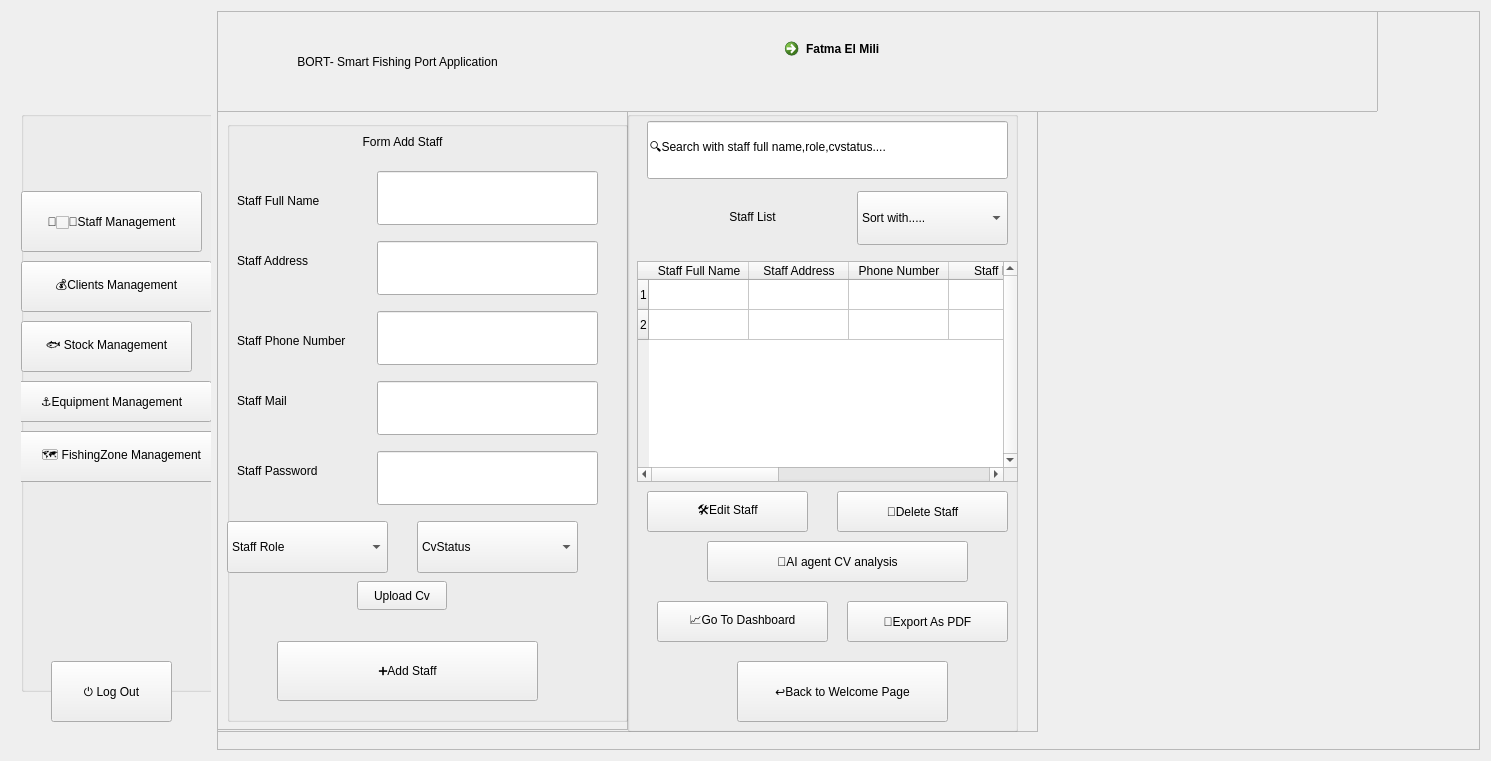
     <widget class="QWidget" name="layoutWidget">
      <property name="geometry">
       <rect>
        <x>0</x>
        <y>0</y>
        <width>1491</width>
        <height>761</height>
       </rect>
      </property>
      <layout class="QHBoxLayout" name="horizontalLayout_2">
       <item>
        <widget class="QFrame" name="sidebarMenu">
         <property name="minimumSize">
          <size>
           <width>200</width>
           <height>0</height>
          </size>
         </property>
         <property name="maximumSize">
          <size>
           <width>200</width>
           <height>16777215</height>
          </size>
         </property>
         <property name="frameShape">
          <enum>QFrame::Shape::NoFrame</enum>
         </property>
         <property name="frameShadow">
          <enum>QFrame::Shadow::Raised</enum>
         </property>
         <widget class="QGroupBox" name="groupBox">
          <property name="geometry">
           <rect>
            <x>10</x>
            <y>100</y>
            <width>200</width>
            <height>581</height>
           </rect>
          </property>
          <property name="minimumSize">
           <size>
            <width>200</width>
            <height>0</height>
           </size>
          </property>
          <property name="maximumSize">
           <size>
            <width>200</width>
            <height>16777215</height>
           </size>
          </property>
          <property name="title">
           <string/>
          </property>
          <widget class="QPushButton" name="staffmanagementBTN">
           <property name="geometry">
            <rect>
             <x>0</x>
             <y>80</y>
             <width>181</width>
             <height>61</height>
            </rect>
           </property>
           <property name="text">
            <string>👩🏻‍💼Staff Management</string>
           </property>
           <property name="active" stdset="0">
            <bool>true</bool>
           </property>
          </widget>
          <widget class="QPushButton" name="clientsmanagementBTN">
           <property name="geometry">
            <rect>
             <x>0</x>
             <y>150</y>
             <width>191</width>
             <height>51</height>
            </rect>
           </property>
           <property name="text">
            <string>💰Clients Management</string>
           </property>
          </widget>
          <widget class="QPushButton" name="stockmanagementBTN">
           <property name="geometry">
            <rect>
             <x>0</x>
             <y>210</y>
             <width>171</width>
             <height>51</height>
            </rect>
           </property>
           <property name="text">
            <string>🐟 Stock Management</string>
           </property>
          </widget>
          <widget class="QPushButton" name="fishingzonemanagementBTN">
           <property name="geometry">
            <rect>
             <x>-10</x>
             <y>320</y>
             <width>221</width>
             <height>51</height>
            </rect>
           </property>
           <property name="text">
            <string>🗺️ FishingZone Management</string>
           </property>
          </widget>
          <widget class="QPushButton" name="equipmentmanagementBTN">
           <property name="geometry">
            <rect>
             <x>-10</x>
             <y>270</y>
             <width>201</width>
             <height>41</height>
            </rect>
           </property>
           <property name="text">
            <string>⚓Equipment Management</string>
           </property>
          </widget>
         </widget>
         <widget class="QLabel" name="logoheader">
          <property name="geometry">
           <rect>
            <x>0</x>
            <y>10</y>
            <width>181</width>
            <height>151</height>
           </rect>
          </property>
          <property name="text">
           <string/>
          </property>
          <property name="pixmap">
           <pixmap resource="Ressources.qrc">:/Images/logoHeader1.png</pixmap>
          </property>
         </widget>
         <widget class="QPushButton" name="logOutBTN">
          <property name="geometry">
           <rect>
            <x>40</x>
            <y>650</y>
            <width>121</width>
            <height>61</height>
           </rect>
          </property>
          <property name="text">
           <string>⏻ Log Out</string>
          </property>
         </widget>
        </widget>
       </item>
       <item>
        <widget class="QFrame" name="contenumain">
         <property name="frameShape">
          <enum>QFrame::Shape::StyledPanel</enum>
         </property>
         <property name="frameShadow">
          <enum>QFrame::Shadow::Raised</enum>
         </property>
         <property name="active" stdset="0">
          <bool>true</bool>
         </property>
         <widget class="QWidget" name="verticalLayoutWidget">
          <property name="geometry">
           <rect>
            <x>-270</x>
            <y>0</y>
            <width>1431</width>
            <height>101</height>
           </rect>
          </property>
          <layout class="QVBoxLayout" name="verticalLayout_2">
           <item>
            <widget class="QFrame" name="header">
             <property name="frameShape">
              <enum>QFrame::Shape::StyledPanel</enum>
             </property>
             <property name="frameShadow">
              <enum>QFrame::Shadow::Raised</enum>
             </property>
             <widget class="QLabel" name="titreHeader">
              <property name="geometry">
               <rect>
                <x>220</x>
                <y>20</y>
                <width>461</width>
                <height>61</height>
               </rect>
              </property>
              <property name="text">
               <string>BORT- Smart Fishing Port Application</string>
              </property>
              <property name="alignment">
               <set>Qt::AlignmentFlag::AlignCenter</set>
              </property>
             </widget>
             <widget class="QCommandLinkButton" name="userprofiledetails">
              <property name="geometry">
               <rect>
                <x>830</x>
                <y>20</y>
                <width>211</width>
                <height>51</height>
               </rect>
              </property>
              <property name="text">
               <string>Fatma El Mili</string>
              </property>
             </widget>
             <widget class="QLabel" name="avatar">
              <property name="geometry">
               <rect>
                <x>990</x>
                <y>20</y>
                <width>46</width>
                <height>46</height>
               </rect>
              </property>
              <property name="text">
               <string/>
              </property>
              <property name="pixmap">
               <pixmap resource="Ressources.qrc">:/Images/avatar.png</pixmap>
              </property>
             </widget>
            </widget>
           </item>
          </layout>
         </widget>
         <widget class="QWidget" name="layoutWidget">
          <property name="geometry">
           <rect>
            <x>-10</x>
            <y>100</y>
            <width>831</width>
            <height>621</height>
           </rect>
          </property>
          <layout class="QHBoxLayout" name="horizontalLayout_3">
           <item>
            <widget class="QFrame" name="liststaff">
             <property name="frameShape">
              <enum>QFrame::Shape::StyledPanel</enum>
             </property>
             <property name="frameShadow">
              <enum>QFrame::Shadow::Raised</enum>
             </property>
             <widget class="QFrame" name="formAddStaff">
              <property name="geometry">
               <rect>
                <x>10</x>
                <y>0</y>
                <width>411</width>
                <height>619</height>
               </rect>
              </property>
              <property name="frameShape">
               <enum>QFrame::Shape::StyledPanel</enum>
              </property>
              <property name="frameShadow">
               <enum>QFrame::Shadow::Raised</enum>
              </property>
              <widget class="QGroupBox" name="formcontdd">
               <property name="geometry">
                <rect>
                 <x>10</x>
                 <y>10</y>
                 <width>401</width>
                 <height>601</height>
                </rect>
               </property>
               <property name="title">
                <string/>
               </property>
               <widget class="QLabel" name="labeladdstaff">
                <property name="geometry">
                 <rect>
                  <x>100</x>
                  <y>0</y>
                  <width>151</width>
                  <height>41</height>
                 </rect>
                </property>
                <property name="text">
                 <string>Form Add Staff</string>
                </property>
                <property name="alignment">
                 <set>Qt::AlignmentFlag::AlignCenter</set>
                </property>
               </widget>
               <widget class="QComboBox" name="role">
                <property name="geometry">
                 <rect>
                  <x>0</x>
                  <y>400</y>
                  <width>161</width>
                  <height>52</height>
                 </rect>
                </property>
                <item>
                 <property name="text">
                  <string>Staff Role</string>
                 </property>
                </item>
                <item>
                 <property name="text">
                  <string>Admin</string>
                 </property>
                </item>
                <item>
                 <property name="text">
                  <string>An accountant</string>
                 </property>
                </item>
                <item>
                 <property name="text">
                  <string>Human resource</string>
                 </property>
                </item>
                <item>
                 <property name="text">
                  <string>Regulatory manager</string>
                 </property>
                </item>
                <item>
                 <property name="text">
                  <string>Fisherman</string>
                 </property>
                </item>
                <item>
                 <property name="text">
                  <string>Security</string>
                 </property>
                </item>
                <item>
                 <property name="text">
                  <string/>
                 </property>
                </item>
               </widget>
               <widget class="QLabel" name="staffnamelabel">
                <property name="geometry">
                 <rect>
                  <x>10</x>
                  <y>70</y>
                  <width>131</width>
                  <height>20</height>
                 </rect>
                </property>
                <property name="text">
                 <string>Staff Full Name</string>
                </property>
               </widget>
               <widget class="QLineEdit" name="staffnameedit">
                <property name="geometry">
                 <rect>
                  <x>150</x>
                  <y>50</y>
                  <width>221</width>
                  <height>54</height>
                 </rect>
                </property>
               </widget>
               <widget class="QLabel" name="staffaddresslabel">
                <property name="geometry">
                 <rect>
                  <x>10</x>
                  <y>130</y>
                  <width>111</width>
                  <height>20</height>
                 </rect>
                </property>
                <property name="text">
                 <string>Staff Address</string>
                </property>
               </widget>
               <widget class="QLineEdit" name="staffaddressedit">
                <property name="geometry">
                 <rect>
                  <x>150</x>
                  <y>120</y>
                  <width>221</width>
                  <height>54</height>
                 </rect>
                </property>
               </widget>
               <widget class="QLabel" name="tellabel">
                <property name="geometry">
                 <rect>
                  <x>10</x>
                  <y>210</y>
                  <width>141</width>
                  <height>20</height>
                 </rect>
                </property>
                <property name="text">
                 <string>Staff Phone Number</string>
                </property>
               </widget>
               <widget class="QLineEdit" name="teledit">
                <property name="geometry">
                 <rect>
                  <x>150</x>
                  <y>190</y>
                  <width>221</width>
                  <height>54</height>
                 </rect>
                </property>
               </widget>
               <widget class="QLabel" name="maillabel">
                <property name="geometry">
                 <rect>
                  <x>10</x>
                  <y>270</y>
                  <width>151</width>
                  <height>20</height>
                 </rect>
                </property>
                <property name="text">
                 <string>Staff Mail</string>
                </property>
               </widget>
               <widget class="QLineEdit" name="mailedit">
                <property name="geometry">
                 <rect>
                  <x>150</x>
                  <y>260</y>
                  <width>221</width>
                  <height>54</height>
                 </rect>
                </property>
               </widget>
               <widget class="QComboBox" name="cvstat">
                <property name="geometry">
                 <rect>
                  <x>190</x>
                  <y>400</y>
                  <width>161</width>
                  <height>52</height>
                 </rect>
                </property>
                <item>
                 <property name="text">
                  <string>CvStatus</string>
                 </property>
                </item>
                <item>
                 <property name="text">
                  <string>Rejected
Accepted
Pending</string>
                 </property>
                </item>
                <item>
                 <property name="text">
                  <string/>
                 </property>
                </item>
                <item>
                 <property name="text">
                  <string/>
                 </property>
                </item>
                <item>
                 <property name="text">
                  <string/>
                 </property>
                </item>
                <item>
                 <property name="text">
                  <string/>
                 </property>
                </item>
                <item>
                 <property name="text">
                  <string/>
                 </property>
                </item>
                <item>
                 <property name="text">
                  <string/>
                 </property>
                </item>
               </widget>
               <widget class="QLabel" name="passlab">
                <property name="geometry">
                 <rect>
                  <x>10</x>
                  <y>340</y>
                  <width>141</width>
                  <height>20</height>
                 </rect>
                </property>
                <property name="text">
                 <string>Staff Password</string>
                </property>
               </widget>
               <widget class="QLineEdit" name="passlab_2">
                <property name="geometry">
                 <rect>
                  <x>150</x>
                  <y>330</y>
                  <width>221</width>
                  <height>54</height>
                 </rect>
                </property>
               </widget>
               <widget class="QPushButton" name="ubploacvbtn">
                <property name="geometry">
                 <rect>
                  <x>130</x>
                  <y>460</y>
                  <width>90</width>
                  <height>29</height>
                 </rect>
                </property>
                <property name="text">
                 <string>Upload Cv</string>
                </property>
               </widget>
               <widget class="QPushButton" name="addstaffbtn">
                <property name="geometry">
                 <rect>
                  <x>50</x>
                  <y>520</y>
                  <width>261</width>
                  <height>60</height>
                 </rect>
                </property>
                <property name="text">
                 <string>➕Add Staff</string>
                </property>
               </widget>
               <widget class="QLabel" name="cvpathEdit">
                <property name="geometry">
                 <rect>
                  <x>30</x>
                  <y>490</y>
                  <width>311</width>
                  <height>20</height>
                 </rect>
                </property>
                <property name="text">
                 <string/>
                </property>
                <property name="alignment">
                 <set>Qt::AlignmentFlag::AlignCenter</set>
                </property>
               </widget>
              </widget>
             </widget>
             <widget class="QGroupBox" name="liststaffff">
              <property name="geometry">
               <rect>
                <x>420</x>
                <y>0</y>
                <width>391</width>
                <height>621</height>
               </rect>
              </property>
              <property name="title">
               <string/>
              </property>
              <widget class="QLineEdit" name="staffsearchbarre">
               <property name="geometry">
                <rect>
                 <x>20</x>
                 <y>10</y>
                 <width>361</width>
                 <height>58</height>
                </rect>
               </property>
               <property name="text">
                <string>🔍Search with staff full name,role,cvstatus....</string>
               </property>
              </widget>
              <widget class="QComboBox" name="sortstaff">
               <property name="geometry">
                <rect>
                 <x>230</x>
                 <y>80</y>
                 <width>151</width>
                 <height>54</height>
                </rect>
               </property>
               <item>
                <property name="text">
                 <string>Sort with.....</string>
                </property>
               </item>
               <item>
                <property name="text">
                 <string>Staff Full Name</string>
                </property>
               </item>
               <item>
                <property name="text">
                 <string>Staff Role</string>
                </property>
               </item>
               <item>
                <property name="text">
                 <string>Staff CvStatus</string>
                </property>
               </item>
              </widget>
              <widget class="QLabel" name="stafflistlabel">
               <property name="geometry">
                <rect>
                 <x>30</x>
                 <y>80</y>
                 <width>191</width>
                 <height>51</height>
                </rect>
               </property>
               <property name="text">
                <string>Staff List</string>
               </property>
               <property name="alignment">
                <set>Qt::AlignmentFlag::AlignCenter</set>
               </property>
              </widget>
              <widget class="QTableWidget" name="tablestaff">
               <property name="geometry">
                <rect>
                 <x>10</x>
                 <y>150</y>
                 <width>381</width>
                 <height>221</height>
                </rect>
               </property>
               <property name="verticalScrollBarPolicy">
                <enum>Qt::ScrollBarPolicy::ScrollBarAlwaysOn</enum>
               </property>
               <property name="horizontalScrollBarPolicy">
                <enum>Qt::ScrollBarPolicy::ScrollBarAlwaysOn</enum>
               </property>
               <property name="rowCount">
                <number>2</number>
               </property>
               <property name="columnCount">
                <number>8</number>
               </property>
               <row/>
               <row/>
               <column>
                <property name="text">
                 <string>Staff Full Name</string>
                </property>
               </column>
               <column>
                <property name="text">
                 <string>Staff Address</string>
                </property>
               </column>
               <column>
                <property name="text">
                 <string>Phone Number</string>
                </property>
               </column>
               <column>
                <property name="text">
                 <string>Staff Mail</string>
                </property>
               </column>
               <column>
                <property name="text">
                 <string>Staff Password</string>
                </property>
               </column>
               <column>
                <property name="text">
                 <string>Staff Role</string>
                </property>
               </column>
               <column>
                <property name="text">
                 <string>Cv Status</string>
                </property>
               </column>
               <column>
                <property name="text">
                 <string>Cv</string>
                </property>
               </column>
              </widget>
              <widget class="QPushButton" name="modifystaffbtn">
               <property name="geometry">
                <rect>
                 <x>20</x>
                 <y>380</y>
                 <width>161</width>
                 <height>41</height>
                </rect>
               </property>
               <property name="text">
                <string>🛠️Edit Staff</string>
               </property>
              </widget>
              <widget class="QPushButton" name="deletestaffbtn">
               <property name="geometry">
                <rect>
                 <x>210</x>
                 <y>380</y>
                 <width>171</width>
                 <height>41</height>
                </rect>
               </property>
               <property name="text">
                <string>🚯Delete Staff</string>
               </property>
              </widget>
              <widget class="QPushButton" name="cvanalysebtn">
               <property name="geometry">
                <rect>
                 <x>80</x>
                 <y>430</y>
                 <width>261</width>
                 <height>41</height>
                </rect>
               </property>
               <property name="text">
                <string>🤖AI agent CV analysis</string>
               </property>
              </widget>
              <widget class="QPushButton" name="staticbtn">
               <property name="geometry">
                <rect>
                 <x>30</x>
                 <y>490</y>
                 <width>171</width>
                 <height>41</height>
                </rect>
               </property>
               <property name="text">
                <string>📈Go To Dashboard</string>
               </property>
              </widget>
              <widget class="QPushButton" name="exportpdfstaffbtn">
               <property name="geometry">
                <rect>
                 <x>220</x>
                 <y>490</y>
                 <width>161</width>
                 <height>41</height>
                </rect>
               </property>
               <property name="text">
                <string>📝Export As PDF</string>
               </property>
              </widget>
              <widget class="QPushButton" name="backWbtn">
               <property name="geometry">
                <rect>
                 <x>110</x>
                 <y>550</y>
                 <width>211</width>
                 <height>61</height>
                </rect>
               </property>
               <property name="text">
                <string>↩️Back to Welcome Page</string>
               </property>
              </widget>
             </widget>
            </widget>
           </item>
          </layout>
         </widget>
        </widget>
       </item>
      </layout>
     </widget>
